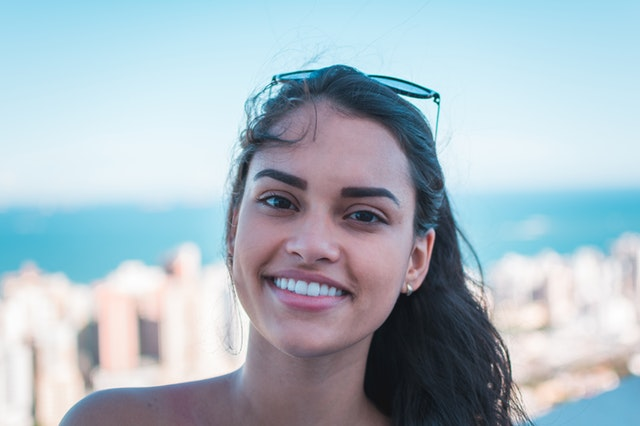
#> input picture 8.klasor/smile.jpg, 640 x 426 px, found by its file name
$ python resim_dondurme.py
#> lines starting #> are read from the running program, lines starting #| are printed output that depends on the picture
import numpy as np
import cv2

path = "C:\\Users\\Furkan\\Desktop\\OpenCVegitim\\8.klasor\\smile.jpg"

img = cv2.imread(path,0)
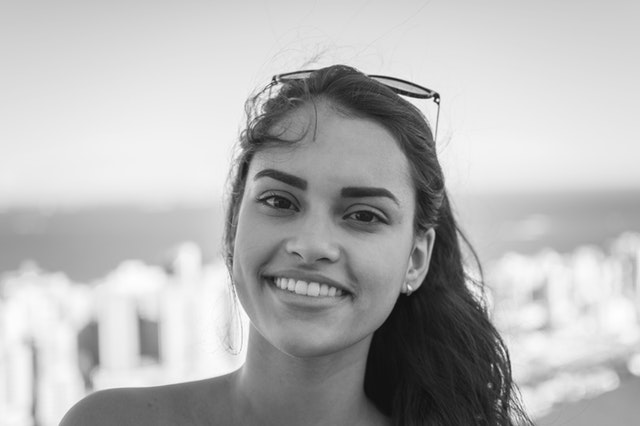
#> img: shape (426, 640); min 12, max 255, mean 181.5

row,col = img.shape
#> row = 426; col = 640

#2 boyutta rotassyon degisme
Matris = cv2.getRotationMatrix2D((col / 2,row / 2),90,1)
# #argümanlar:  sütun,satir,hangi yonde dondurmek,olcek(gosterim sekli aslinda)
# Bir resmi döndürmek için, önce dönüşümün etrafında döneceği bir merkez noktası belirlemek gerekir.
# Bu merkez noktası genellikle resmin merkezi olarak seçilir.
# # Resmin merkezini bulmak için, resmin genişliğini (col) ve yüksekliğini (row) 2'ye böleriz.
# col: Resmin genişliği (sütun sayısı).
# row: Resmin yüksekliği (satır sayısı).
# Resmin merkezi, genişliğin ve yüksekliğin yarısıdır. Bu nedenle her ikisini de 2'ye böleriz.


dst = cv2.warpAffine(img,Matris,(col,row))
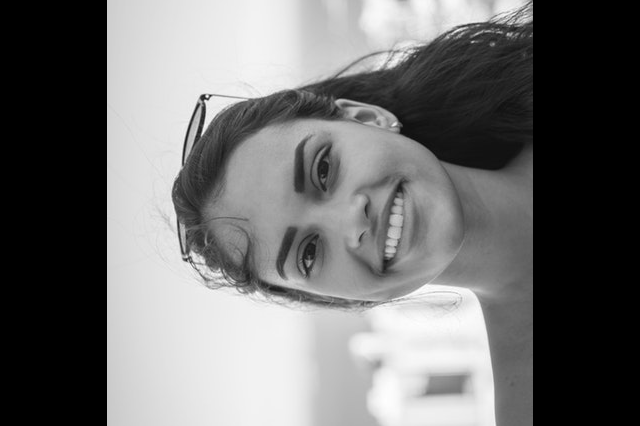
#> dst: shape (426, 640); min 0, max 255, mean 110.7

cv2.imshow("dst",dst)
cv2.waitKey(0)
cv2.destroyAllWindows()
